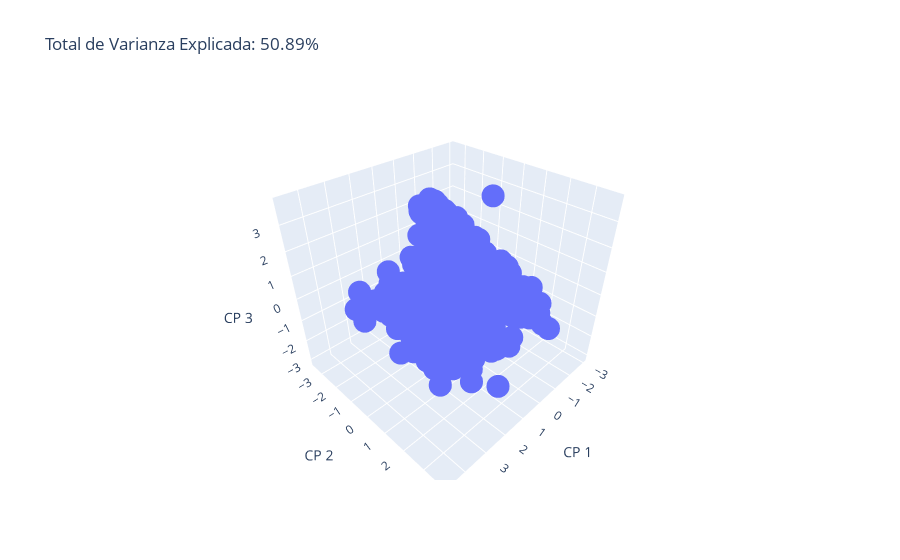

Source (notebook cell):
### Code cell
pca = PCA(n_components=3)
dimention_3=pca.fit_transform(df_train_sc)

total_var = pca.explained_variance_ratio_.sum() * 100

fig = px.scatter_3d(
    dimention_3, x=0, y=1, z=2, 
    title=f'Total de Varianza Explicada: {total_var:.2f}%',
    labels={'0': 'CP 1', '1': 'CP 2', '2': 'CP 3'}
)
fig.show()

### Figure 1 — Plotly figure (JSON) as saved in the notebook; plotly's stock layout.template omitted (floating-point values rounded to 4 significant figures; data arrays with more than 128 entries replaced by an {"elided": "..."} marker saying what was removed)
{"data": [{"hovertemplate": "CP 1=%{x}<br>CP 2=%{y}<br>CP 3=%{z}<extra></extra>", "legendgroup": "", "marker": {"color": "#636efa", "symbol": "circle"}, "mode": "markers", "name": "", "scene": "scene", "showlegend": false, "type": "scatter3d", "x": {"elided": "764 float values"}, "y": {"elided": "764 float values"}, "z": {"elided": "764 float values"}}], "layout": {"legend": {"tracegroupgap": 0}, "scene": {"domain": {"x": [0, 1], "y": [0, 1]}, "xaxis": {"title": {"text": "CP 1"}}, "yaxis": {"title": {"text": "CP 2"}}, "zaxis": {"title": {"text": "CP 3"}}}, "title": {"text": "Total de Varianza Explicada: 50.89%"}}}
